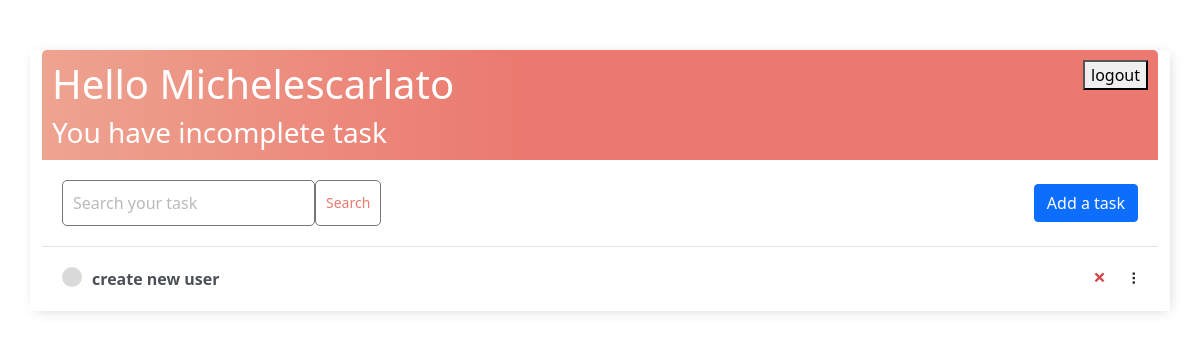
Before: / (signed in) with the older database file.
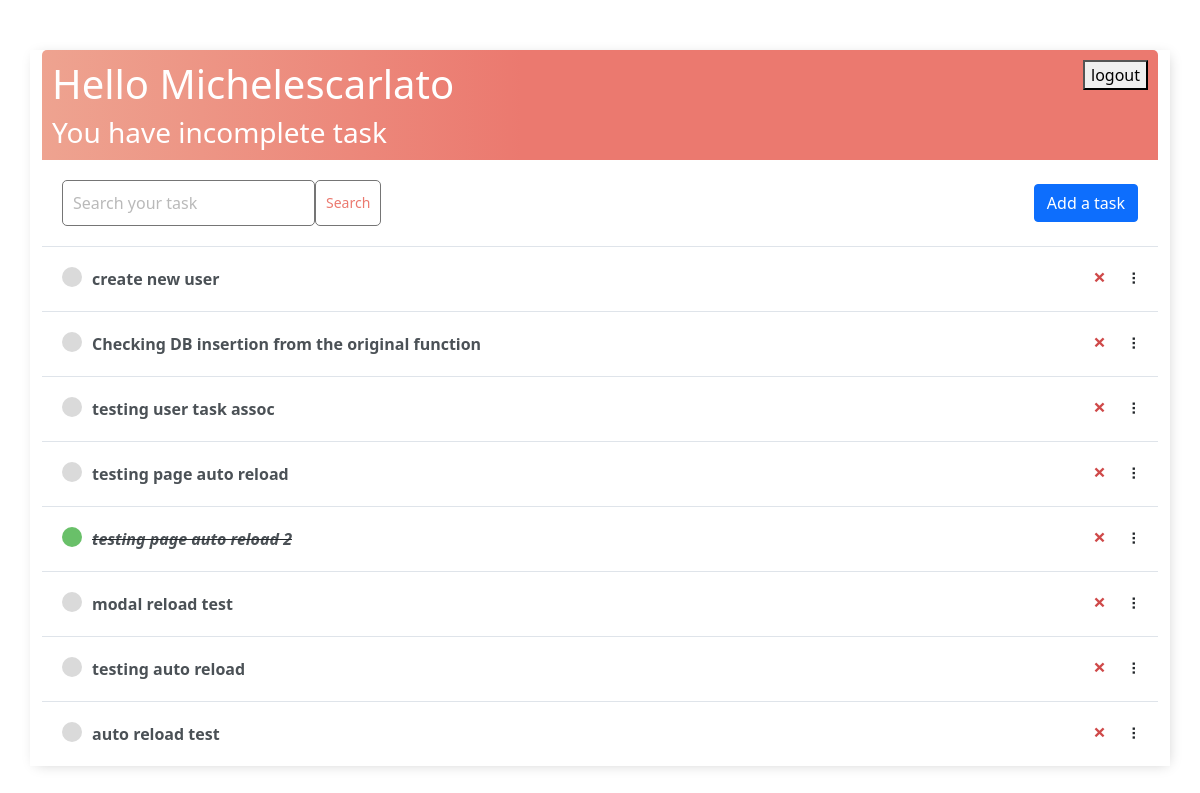
After: the same page with the newer database file.
### todo_app/models.py (models this page shows)
class Task(models.Model):
    user = models.ForeignKey(
        User, on_delete=models.CASCADE, null=True, blank=True)
    title = models.CharField(max_length=200)
    description = models.TextField(null=True, blank=True)
    complete = models.BooleanField(default=False)
    created = models.DateTimeField(auto_now_add=True)
    def __str__(self):
        return self.title
    class Meta:
        order_with_respect_to = 'user'

### todo_app/views.py (the view)
# urls.py: path('', TaskList.as_view(), name='tasks'),
class TaskList(LoginRequiredMixin, ListView):
    model = Task
    context_object_name = 'tasks'
    def get_context_data(self, **kwargs):
        context = super().get_context_data(**kwargs)
        context['tasks'] = context['tasks'].filter(user=self.request.user)
        search_input = self.request.GET.get('search-area') or ''
        if search_input:
            context['tasks'] = context['tasks'].filter(
                title__contains=search_input)
        context['search_input'] = search_input
        return context

### todo_app/templates/todo_app/task_list.html (shortened to what this page needs)
{% extends 'todo_app/main.html' %} {% block content %}
<link rel="stylesheet" href="https://cdn.jsdelivr.net/npm/bootstrap@5.1.3/dist/css/bootstrap.min.css" />
<div class="header-bar">
    <div>
        <h1>Hello {{request.user|title}}</h1>
        <h3 style="margin:0">You have  incomplete task{{ count|pluralize:"s" }}</h3>
    </div>
    {% if request.user.is_authenticated %}
    <form method="post" action="{% url 'logout' %}">
        <button type="submit">logout</button>
    </form>
    {% else %}
    <a href="{% url 'login' %}">Login</a> {% endif %}
</div>
<div id="search-add-wrapper">
    <form method="GET" style="display: flex;">
        <input type='text' name='search-area' placeholder="Search your task" value="{{search_input}}">
        <input class="button" type="submit" value='Search'>
    </form>
    {% if tasks|length > 0 %}
    <button hx-get="{% url 'add_task' %}" hx-target="#dialog" class="btn btn-primary">
      Add a task
    </button>
    {% endif %}
</div>
  <div class="toast-container position-fixed top-0 end-0 p-3">
  </div>
<div id="tasklist" class="task-items-wrapper">
    {% for task in tasks %}
    <div class="task-wrapper" data-position="{{task.pk}}">
        <div class="task-title">
            {% if task.complete %}
            <div class="task-complete-icon"></div>
            <i><s><a href="{% url 'task-update' task.id %}">{{task}}</a></s></i> {% else %}
            <div class="task-incomplete-icon"></div>
            <a href="{% url 'task-update' task.id %}">{{task}}</a> {% endif %}
        </div>
        <div class="task-controls">
            <a class="delete-link" href="{% url 'task-delete' task.id %}">&#215;</a>
            <span class="handle">&nbsp;&#10247;</span>
        </div>
    </div>
    {% empty %}
    <div style="text-align: center; padding-bottom: 10px; line-height: 1em;">
        <h3>No new tasks are created.</h3>
        <h3>Create a <a style="text-decoration: none; color: #e53935;" href="{% url 'task-create' %}">New task</a> ! </h3>
    </div>
    {% endfor %}
</div>
{% endblock content %}

Changed rows visible on the page:
added Task: title "Checking DB insertion from the original function"
added Task: title "testing user task assoc"
added Task: title "testing page auto reload"
added Task: title "testing page auto reload 2"
added Task: title "modal reload test"
added Task: title "testing auto reload"
added Task: title "auto reload test"
